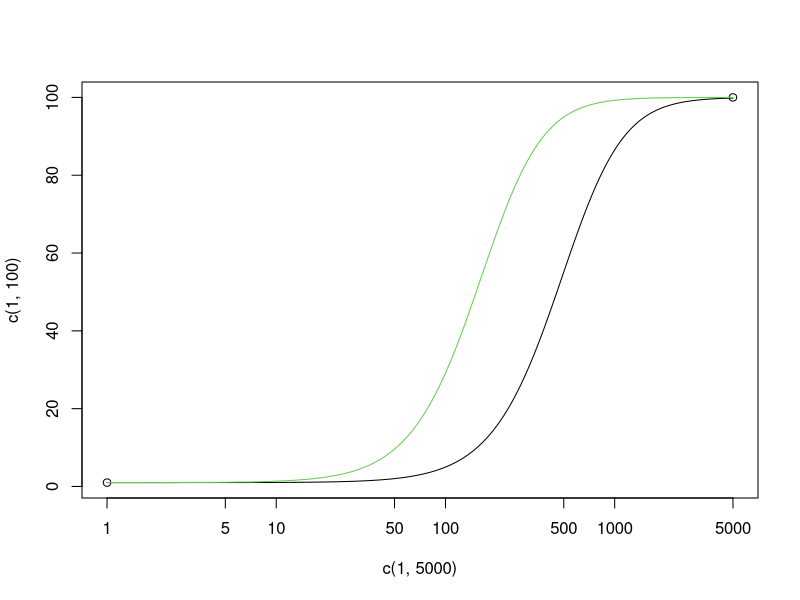

Here is the R script that generated this plot: (Note: this script raises an error after producing the figure.)
library(minpack.lm)

g<-1.5
a<-1
d<-100
b<-2
x<-c(1:5000)
c<-600
y<-d+(a-d)/(1+(x/c)^b)^g

plot(c(1,5000), c(1,100), log="x")

lines(x,y, col=1)

##
c<-200
set.seed(20)
y<-d+(a-d)/(1+(x/c)^b)^g+rnorm(length(x),0, 0.01)

lines(x,y, col=3)

nls(y~d+(a-d)/(1+(x/c)^b)^g, start=list(a=1.1, b=2.1, c=200.5,d=90, g=1.0), trace=T)
gnls(y~d+(a-d)/(1+(x/c)^b)^g, start=list(a=9.1, b=4.1, c=200.5,d=10, g=1.0),verbose=T)

####mle estimation

LL<-function(a0,b0,c0,d0,g0, sigma0)
{
	r<- y-(d0+(a0-d0)/(1+(x/c0)^b0)^g0)
	r<-dnorm(r,0, sigma0, log=TRUE)
	-sum(r)
}

LL(a0=1.1,b0=2.1,c0=200.5, d0=99, g0=1.5,sigma0=0.1)

fit<-mle2(LL, start=list(a0=1.0, b0=2.0, c0=200,d0=100, g0=1.5, sigma0=0.01),fixed=list(a0=1,d0=100,b0=2,g0=1.5))#, nobs=length(y))


fit<-nls(y~SSlogis(x,Asym, xmid,scal))


#################now fit a different fpl
#y<-a+(d-a)/(1+exp((xmid-input)/scal))
#y<-a+(d-a)/(1+exp((xmid-input)/scal))^g

g<-2
a<-1
d<-100
xmid<-500
scal<- 50
xa<-seq(0,1000,by=10)

ya<-a+(d-a)/(1+exp((xmid-xa)/scal))^g#+rnorm(length(x),0, 0.1)

fitMin<-nlsLM(ya~a+(d-a)/(1+exp((xmid-xa)/scal)), start=list(a=2,d=20, xmid=100, scal=29))
###-------derivative of four pL
#dydx<-(d-a)/scal*(1+exp((xmid-xa)/scal))^(-2)*exp((xmid-xa)/scal)
dydx<-(d-a)/scal*(1/(1+exp((xmid-xa)/scal )))*(1-(1/(1+exp((xmid-xa)/scal ))))
dy2dx<-dydx/scal*(1-2*(1/(1+exp((xmid-xa)/scal ))))

###derivative of five pl
dydx5pl<-(d-a)*(g/scal)*(1/(1+exp((xmid-xa)/scal)))^g *(1-(1/(1+exp((xmid-xa)/scal))))
dy2dx5pl<-dydx5pl/scal*(g-(g+1)*(1/(1+exp((xmid-xa)/scal ))))

plot(c(-500,2000),c(-4e-3,4e-3),col=1, log="", type="n")
lines(xa, ya, col=2)
lines(xa,dydx,col=3, lty=2)
lines(c(xmid,xmid),c(0.01,100), lty=3, col=3)
lines(xa,dy2dx,col=4, lty=1)
lines(xa,dydx5pl, col=5,lty=2)
lines(xa,dy2dx5pl,col=6,lty=3)

######4pl with different model
#y<-a+(d-a)/(1+(x/c)^b)



g<-2
a<-1
d<-100
c<-500
b<- 50
xc<-seq(0,2000,by=50)

yc<-d+(a-d)/(1+(xc/c)^b)

dycdxc<--1*(a-d)*(b/c)*(1/(1+(xc/c)^b))*(1-(1/(1+(xc/c)^b)))*(1/(xc/c))

plot(xc,yc)


fit2<-nls(ya~SSfpl(xa,a,d,xmid, scal))
